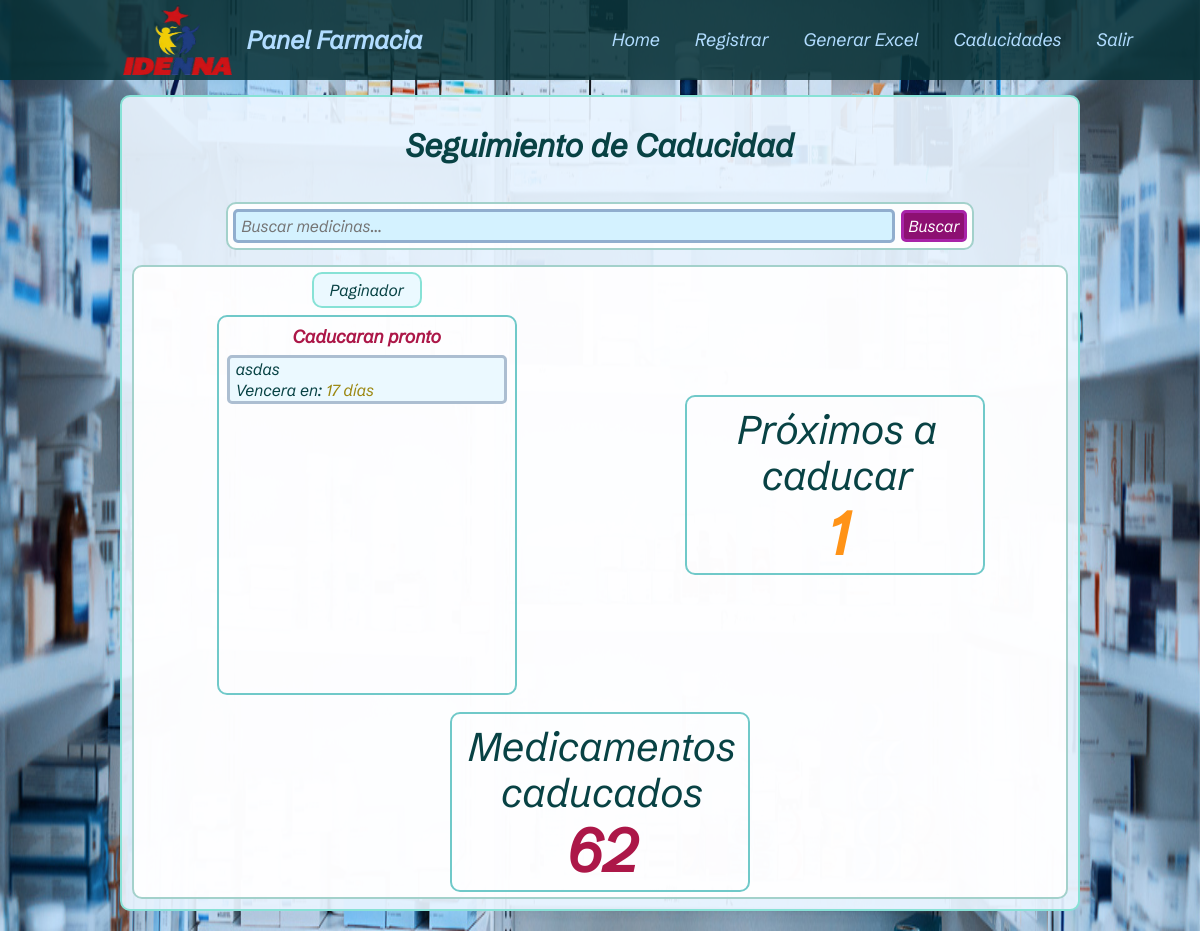
The page /caducidades/ (signed in) on the database as committed earlier.
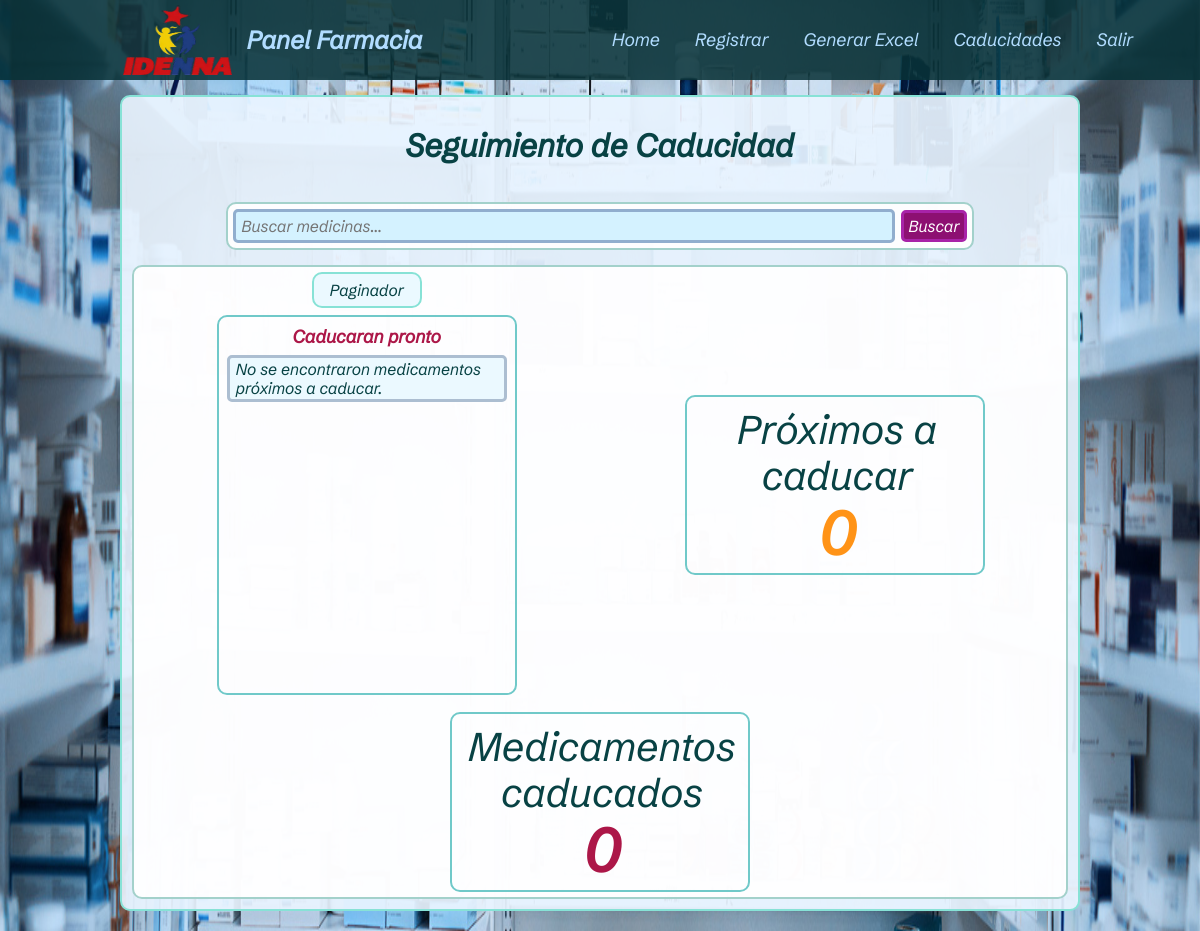
The same page on the database as committed later.
### app_medicinas/models.py (models this page shows, shortened)
class Medicina(models.Model):
    id_medicina = models.AutoField(primary_key=True)
    imagen_medicina = models.ImageField(upload_to=fotos_medicinas_upload_path, null=True, blank=True)
    medicina = models.CharField(max_length=400, null=False, blank=False, default="No indica", validators=[MinLengthValidator(2)])
    presentacion = models.ForeignKey(Presentacion_Medicamento, on_delete=models.PROTECT, null=False, related_name="fk_presentacion_medicamento")
    cantidad = models.IntegerField(default=0, null=False, validators=[MaxValueValidator(100000), MinValueValidator(0)])
    laboratorio = models.CharField(max_length=350, null=True, default="No indica", validators=[MinLengthValidator(2)])
    ubicacion = models.ForeignKey(Ubicacion, on_delete=models.PROTECT, null=False, related_name="fk_ubicacion")
    anaquel = models.CharField(max_length=100, default="No indica", validators=[MinLengthValidator(1)])
    descripcion = models.TextField(max_length=800, null=False, blank=False)
    observaciones = models.TextField(max_length=800, null=True, blank=True)
    creador_del_registro = models.CharField(max_length=350, null=False, blank=False, default="No indica", validators=[MinLengthValidator(2)])
    historial_edicion = models.TextField(null=False, blank=False, default="Nadie")
    fecha_registro = models.DateField(null=False, blank=False, default=timezone.now().date)
    fecha_caducidad = models.DateField(null=True, blank=True, default=None)
    caducado = models.BooleanField(default=False, blank=True, null=True)
    objects = Medicina_Contador_Caducidad()
    class Meta:
        db_table = 'medicinas'
        indexes = [
            models.Index(fields=['caducado', 'fecha_caducidad'])
        ]

### app_medicinas/views.py (the view, shortened to what this page needs)
    def wrapper(request, *args, **kwargs):
        mensaje_error = None
        try:
            return vista_recibida(request, *args, **kwargs)
        except TypeError as e:
            mensaje_error = 'Lo sentimos, hubo un error interno en el proceso'
            logger.error(f'!!! ERROR OBTENIDO !!!:\n\n{e}')
            return render(request, 'error.html', {'error_obtenido': mensaje_error})
        except Http404 as e:
            mensaje_error = error_no_encontrado
            logger.error(f'!!! ERROR OBTENIDO !!!:\n\n{e}')
            return render(request, 'error.html', {'error_obtenido': mensaje_error})

### app_medicinas/views.py (called while the page is built, shortened)
def manejo_errores(vista_recibida):
    def wrapper(request, *args, **kwargs):
        mensaje_error = None
        try:
            return vista_recibida(request, *args, **kwargs)
        except TypeError as e:
            mensaje_error = 'Lo sentimos, hubo un error interno en el proceso'
            logger.error(f'!!! ERROR OBTENIDO !!!:\n\n{e}')
            return render(request, 'error.html', {'error_obtenido': mensaje_error})
        except Http404 as e:
            mensaje_error = error_no_encontrado
            logger.error(f'!!! ERROR OBTENIDO !!!:\n\n{e}')
            return render(request, 'error.html', {'error_obtenido': mensaje_error})
    return wrapper

### gestor_medicinas/templates/caducidades.html (shortened to what this page needs)
{% extends 'base.html' %}
{% load static %}
{% block head %}
    <link rel="stylesheet" href="{% static 'css/caducidades.css' %}">
{% endblock %}
{% block body %}
<main class="cont_principal">
    <h1 class="titulo1_caducidad">Seguimiento de Caducidad</h1>
    <div class="seccionador">
        <form action="" method="GET" class="form">
            <input type="text" name="q" placeholder="Buscar medicinas..." class="campo_buscar_medicina" value="{{ query|default:'' }}">
            <button type="submit" class="boton_buscar">Buscar</button>
        </form>
    </div>
    <div class="seccionador2">
        <div class="contSuperiorListadoMedicinas">
            <div class="paginadorListadoMedicinas">
                <p>Paginador</p>
            </div>
            <div class="tarjeta_info">
                <p class="text_caduciran">Caducaran pronto</p>
                {% for medicinas_iteradas in medicinas_proximas_a_caducar %}
                <div class="medicina">
                    <p>{{ medicinas_iteradas.medicina }}</p>
                    <p>
                        Vencera en:
                        {% if medicinas_iteradas.dias_restantes == 0 %}
                            <span class="text_venceran1">hoy</span>
                        {% elif medicinas_iteradas.dias_restantes == 1 %}
                            <span class="text_venceran1">1 día</span>
                        {% elif medicinas_iteradas.dias_restantes %}
                            <span class="text_venceran2">{{ medicinas_iteradas.dias_restantes }} días</span>
                        {% else %}
                            sin fecha
                        {% endif %}
                    </p>
                </div>
                {% empty %}
                <div class="medicina">
                    <p>No se encontraron medicamentos próximos a caducar{% if query %} con "{{ query }}"{% endif %}.</p>
                </div>
                {% endfor %}
            </div>
        </div>
        <div class="tarjeta_info2">
            <p class="text_info1">Próximos a caducar</p>
            <p class="numeroB contador">{{ cantidad_medicinas_proximas_a_caducar }}</p>
        </div>
        <div class="tarjeta_info2">
            <p class="text_info1">Medicamentos caducados</p>
            <p class="numero contador">{{ medicinas_caducadas }}</p>
        </div>
    </div>
</main>
{% endblock %}

Rows that differ between the two databases and show on the page:
removed Medicina: medicina "asdas", dias_restantes "17"
Other text that changed with them:
{{ cantidad_medicinas_proximas_a_caducar }}: "1" → "0"
{{ medicinas_caducadas }}: "62" → "0"
text now shown: "No se encontraron medicamentos próximos a caducar ."
